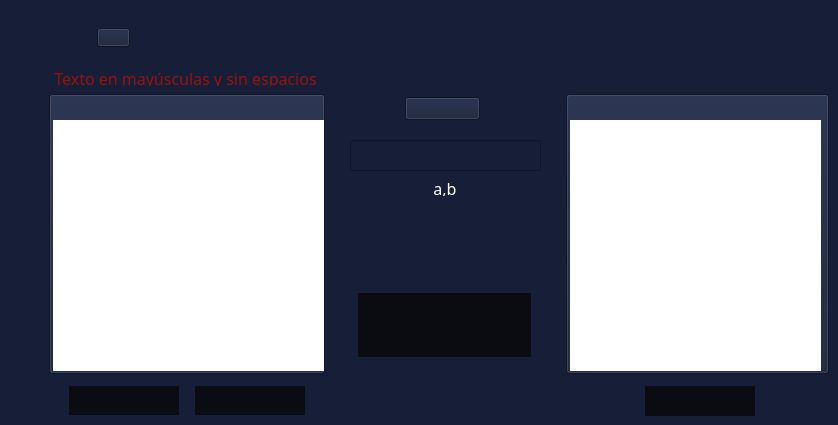
          <widget class="QWidget" name="clAfin">
           <property name="styleSheet">
            <string notr="true">*{
	background-color: rgb(22,30,56);
}
QToolButton{
	color: rgb(255,255,255);
	background:rgb(10,12,18);
	border:none;
}
QToolButton:hover{
	background:rgb(33,38,52);
	border:none;
}
QTextEdit{
	background:rgb(255,255,255);
	border:none;
}
QLineEdit{
	color:rgb(255, 255, 255)
}</string>
           </property>
           <widget class="QPushButton" name="pushButton_13">
            <property name="geometry">
             <rect>
              <x>97</x>
              <y>28</y>
              <width>33</width>
              <height>19</height>
             </rect>
            </property>
            <property name="text">
             <string/>
            </property>
            <property name="icon">
             <iconset>
              <normaloff>src/titulos/Afin.png</normaloff>src/titulos/Afin.png</iconset>
            </property>
            <property name="iconSize">
             <size>
              <width>33</width>
              <height>19</height>
             </size>
            </property>
           </widget>
           <widget class="QPushButton" name="pushButton_39">
            <property name="geometry">
             <rect>
              <x>49</x>
              <y>94</y>
              <width>276</width>
              <height>280</height>
             </rect>
            </property>
            <property name="text">
             <string/>
            </property>
            <property name="icon">
             <iconset>
              <normaloff>src/textoDeseado.png</normaloff>src/textoDeseado.png</iconset>
            </property>
            <property name="iconSize">
             <size>
              <width>276</width>
              <height>280</height>
             </size>
            </property>
           </widget>
           <widget class="QTextEdit" name="afinTextoOriginal">
            <property name="geometry">
             <rect>
              <x>53</x>
              <y>120</y>
              <width>271</width>
              <height>251</height>
             </rect>
            </property>
           </widget>
           <widget class="QToolButton" name="afinCifrar">
            <property name="geometry">
             <rect>
              <x>69</x>
              <y>386</y>
              <width>110</width>
              <height>29</height>
             </rect>
            </property>
            <property name="cursor">
             <cursorShape>PointingHandCursor</cursorShape>
            </property>
            <property name="text">
             <string/>
            </property>
            <property name="icon">
             <iconset>
              <normaloff>src/BotonesGral/Cifrar.png</normaloff>src/BotonesGral/Cifrar.png</iconset>
            </property>
            <property name="iconSize">
             <size>
              <width>110</width>
              <height>29</height>
             </size>
            </property>
           </widget>
           <widget class="QToolButton" name="afinDescifrar">
            <property name="geometry">
             <rect>
              <x>195</x>
              <y>386</y>
              <width>110</width>
              <height>29</height>
             </rect>
            </property>
            <property name="cursor">
             <cursorShape>PointingHandCursor</cursorShape>
            </property>
            <property name="text">
             <string/>
            </property>
            <property name="icon">
             <iconset>
              <normaloff>src/BotonesGral/Descifrar.png</normaloff>src/BotonesGral/Descifrar.png</iconset>
            </property>
            <property name="iconSize">
             <size>
              <width>110</width>
              <height>29</height>
             </size>
            </property>
           </widget>
           <widget class="QPushButton" name="pushButton_40">
            <property name="geometry">
             <rect>
              <x>405</x>
              <y>97</y>
              <width>75</width>
              <height>23</height>
             </rect>
            </property>
            <property name="text">
             <string/>
            </property>
            <property name="icon">
             <iconset>
              <normaloff>src/BotonesGral/Clave.png</normaloff>src/BotonesGral/Clave.png</iconset>
            </property>
            <property name="iconSize">
             <size>
              <width>44</width>
              <height>18</height>
             </size>
            </property>
           </widget>
           <widget class="QPushButton" name="pushButton_41">
            <property name="geometry">
             <rect>
              <x>566</x>
              <y>94</y>
              <width>263</width>
              <height>280</height>
             </rect>
            </property>
            <property name="text">
             <string/>
            </property>
            <property name="icon">
             <iconset>
              <normaloff>src/textoObtenido.png</normaloff>src/textoObtenido.png</iconset>
            </property>
            <property name="iconSize">
             <size>
              <width>263</width>
              <height>280</height>
             </size>
            </property>
           </widget>
           <widget class="QToolButton" name="afinGenerar">
            <property name="geometry">
             <rect>
              <x>358</x>
              <y>293</y>
              <width>173</width>
              <height>64</height>
             </rect>
            </property>
            <property name="cursor">
             <cursorShape>PointingHandCursor</cursorShape>
            </property>
            <property name="text">
             <string/>
            </property>
            <property name="icon">
             <iconset>
              <normaloff>src/BotonesGral/Generar  Clave.png</normaloff>src/BotonesGral/Generar  Clave.png</iconset>
            </property>
            <property name="iconSize">
             <size>
              <width>173</width>
              <height>64</height>
             </size>
            </property>
           </widget>
           <widget class="QToolButton" name="afinCopiar">
            <property name="geometry">
             <rect>
              <x>645</x>
              <y>386</y>
              <width>110</width>
              <height>30</height>
             </rect>
            </property>
            <property name="cursor">
             <cursorShape>PointingHandCursor</cursorShape>
            </property>
            <property name="text">
             <string/>
            </property>
            <property name="icon">
             <iconset>
              <normaloff>src/BotonesGral/Copiar.png</normaloff>src/BotonesGral/Copiar.png</iconset>
            </property>
            <property name="iconSize">
             <size>
              <width>110</width>
              <height>30</height>
             </size>
            </property>
           </widget>
           <widget class="QTextEdit" name="afinTextoResult">
            <property name="geometry">
             <rect>
              <x>570</x>
              <y>120</y>
              <width>251</width>
              <height>251</height>
             </rect>
            </property>
           </widget>
           <widget class="QLabel" name="label_18">
            <property name="geometry">
             <rect>
              <x>40</x>
              <y>70</y>
              <width>291</width>
              <height>16</height>
             </rect>
            </property>
            <property name="font">
             <font>
              <family>Bahnschrift</family>
              <pointsize>12</pointsize>
             </font>
            </property>
            <property name="styleSheet">
             <string notr="true">color:rgb(152, 18, 13)</string>
            </property>
            <property name="text">
             <string>Texto en mayúsculas y sin espacios</string>
            </property>
            <property name="alignment">
             <set>Qt::AlignCenter</set>
            </property>
           </widget>
           <widget class="QLineEdit" name="afinClave">
            <property name="geometry">
             <rect>
              <x>350</x>
              <y>140</y>
              <width>191</width>
              <height>31</height>
             </rect>
            </property>
            <property name="font">
             <font>
              <family>Bahnschrift</family>
              <pointsize>12</pointsize>
             </font>
            </property>
            <property name="alignment">
             <set>Qt::AlignCenter</set>
            </property>
           </widget>
           <widget class="QLabel" name="label_20">
            <property name="geometry">
             <rect>
              <x>330</x>
              <y>180</y>
              <width>230</width>
              <height>16</height>
             </rect>
            </property>
            <property name="font">
             <font>
              <family>Bahnschrift</family>
              <pointsize>12</pointsize>
             </font>
            </property>
            <property name="styleSheet">
             <string notr="true">color:white</string>
            </property>
            <property name="text">
             <string>a,b</string>
            </property>
            <property name="alignment">
             <set>Qt::AlignCenter</set>
            </property>
           </widget>
          </widget>
